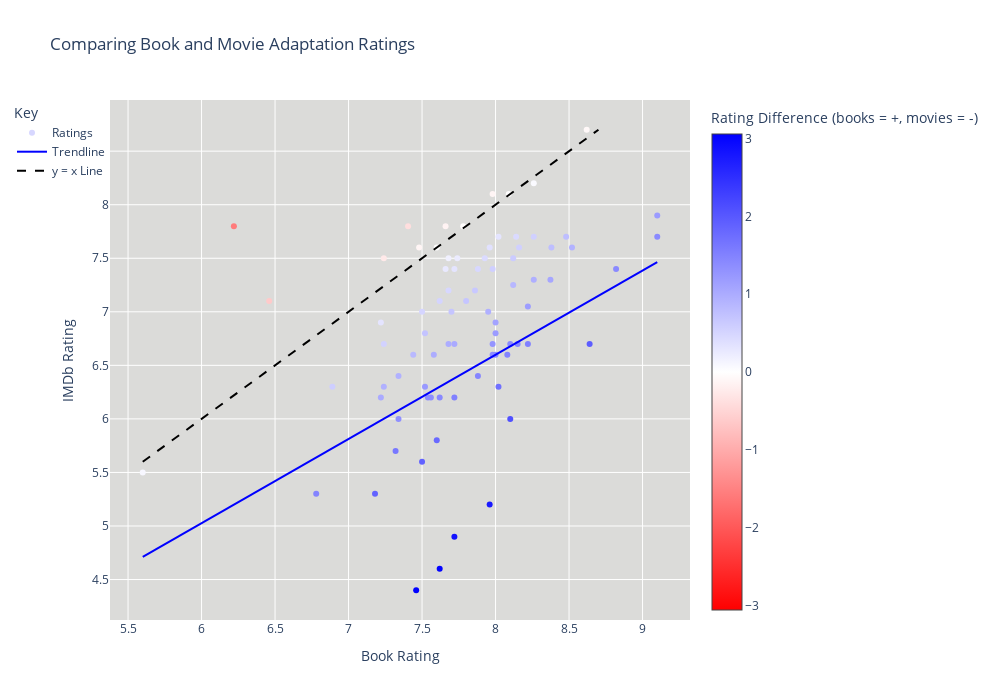

The code cell stored with this chart in its notebook:
### Markdown cell above
#### (USING TO ANALYZE) Scatter Plot 2: x-axis = book ratings / y-axis = movie ratings
From the blue trendline being lower than the neutral x=y line, it appears that in this dataset book ratings tend to be higher than movie ratings. When you look at the distribution of colors which represent the difference in ratings between books and movies you can see that a large portion tend to be blue. But there are a few cases where movie ratings are higher than books such as with the story “Billy Budd” which had a 6.22/10 book rating and a 7.8/10 movie rating. But is this statistically significant? More analysis is needed!

### Code cell
# This code was developed with the assistance of ChatGPT (OpenAI), December 3rd, 2024.
import plotly.graph_objects as go
import pandas as pd
import numpy as np

# Load data
data = pd.read_csv('scaled_book_movie_data.csv')

# Calculate trendline
coefficients = np.polyfit(data['Book Rating'], data['IMDb Rating'], 1)
trendline = np.poly1d(coefficients)

# Define the diagonal line (y = x) within the data range
min_val = max(data['IMDb Rating'].min(), data['Book Rating'].min())
max_val = min(data['IMDb Rating'].max(), data['Book Rating'].max())

# Set diverging color scale
diverging_colorscale = [
    [0.0, "red"],  # Lowest value
    [0.5, "white"], # Midpoint (0)
    [1.0, "blue"]    # Highest value
]

# Create plot
fig = go.Figure([
    go.Scatter(
        x=data['Book Rating'], 
        y=data['IMDb Rating'],
        mode='markers', 
        marker=dict(
            color=data['Rating Difference'],
            colorscale=diverging_colorscale,  # Diverging color scale
            cmid=0,   # Set midpoint to 0
            showscale=True,
            #colorscale='RdBu',
            colorbar=dict(
                title="Rating Difference (books = +, movies = -) ")
        ),
        #labelalias={0: "0 = no difference", 3: "3 = books have a higher rating", -1.5: "-1.5 = movies have a higher rating"},
        text=data['Title'], 
        name='Ratings',
        hovertemplate='Book: %{text}<br>Book Rating: %{x}<br>Movie Rating: %{y}'
    ),
    go.Scatter(
        x=[data['Book Rating'].min(), data['Book Rating'].max()],
        y=trendline([data['IMDb Rating'].min(), data['IMDb Rating'].max()]),
        mode='lines', line=dict(color='blue', width=2),
        name='Trendline'
    ),
    go.Scatter(
        x=[min_val, max_val],
        y=[min_val, max_val],
        mode='lines',
        line=dict(color='black', width=2, dash='dash'),
        name='y = x Line'
    )
])

# Update layout
fig.update_layout(
    title='Comparing Book and Movie Adaptation Ratings',
    xaxis_title='Book Rating',
    yaxis_title='IMDb Rating',
    legend=dict(
        title="Key",
        x=0,              # Position the legend to the right of the plot
        y=1,                # Align the top of the legend with the plot
        xanchor='right',    # Anchor the legend's right side
        font=dict(size=12),  # Adjust font size if necessary
    ),
    width=1000,  # Set the width of the plot
    height=700, # Set the height of the plot 
    plot_bgcolor='#dbdbd9',  # Slightly darker background  
)

fig.show()

### Figure 1 — Plotly figure (JSON) as saved in the notebook; plotly's stock layout.template omitted (floating-point values rounded to 4 significant figures)
{"data": [{"hovertemplate": "Book: %{text}<br>Book Rating: %{x}<br>Movie Rating: %{y}", "marker": {"cmid": 0, "color": [0.48, 1.48, 0, 0.32, 1.8, -0.64, 0.5, 1.02, 3.02, 1.22, 0.62, 0.94, 1.34, 1.52, 0.95, -0.08, 0.18, 0.32, 1.94, 0.78, 2.76, 2.1, 0.54, -0.12, 0.7, 1.62, 0.32, 1.45, 1.34, -0.12, 1.48, 0.59, 1.48, 0.4267, 1.52, 0.96, 1.72, 0.58, 0.24, -0.14, 3.06, -1.58, 0.98, 2.82, 0.1, 1.42, -0.395, 0.36, 1.88, 0.94, 0.56, 0.44, 1.2, 1.1, 1.28, 0.66, 1.38, 0.7, 0.78, 0.84, 1.073, 1.42, 1.4, 1.2, 0.26, 1.4, 1.9, -0.26, 0.72, -0.01, 0.92, 1.02, 0.48, 0.06, -0.02, 0.98, 0.52, 1.4, 0.56, 1.17, 1.36, 0.87], "colorbar": {"title": {"text": "Rating Difference (books = +, movies = -) "}}, "colorscale": [[0, "red"], [0.5, "white"], [1, "blue"]], "showscale": true}, "mode": "markers", "name": "Ratings", "text": ["20,000 Leagues Under the Sea", "The Scarlet Letter", "Dr. Jekyll and Mr. Hyde", "Gulliver's Travels", "A Farewell to Arms", "The Red Badge of Courage", "The Odyssey", "A Portrait of the Artist as a Young Man", "Paradise Lost", "Great Expectations", "Cyrano de Bergerac", "The Canterbury Tales", "The Portrait of a Lady", "Uncle Tom's Cabin", "Treasure Island", "The Adventures of Sherlock Holmes", "Wuthering Heights", "Of Mice and Men", "The Brothers Karamazov", "The Count of Monte Cristo", "Brave New World", "Aesop's Fables", "Lord Jim", "Benjamin Franklin", "The Three Musketeers", "Madame Bovary", "Hamlet", "Pygmalion", "Robinson Crusoe", "Romeo and Juliet", "A Midsummer Night's Dream", "Beowulf", "Anna Karenina", "The Time Machine", "War and Peace", "The Talisman", "Alice in Wonderland", "Dracula", "The Red and the Black", "A Tale of Two Cities", "Faust", "Billy Budd", "Ivanhoe", "The Sound and the Fury", "Crime and Punishment", "The Adventures of Huckleberry Finn", "Frankenstein", "David Copperfield", "Twilight", "Lord of the Flies", "Persuasion", "Sense and Sensibility", "I Capture the Castle", "The Firm", "The Client", "The Rainmaker", "Emma", "Mansfield Park", "A Little Princess", "Nick and Norah's Infinite Playlist", "The Secret Garden", "Harry Potter and the Chamber of Secrets", "Harry Potter and the Goblet of Fire", "Harry Potter and the Prisoner of Azkaban", "Bram Stoker's Dracula", "The Other Boleyn Girl", "The Black Dahlia", "Little Children", "Bridget Jones's Diary", "Trainspotting", "Sherlock Holmes", "Charlie and the Chocolate Factory", "High Fidelity", "No Country for Old Men", "Atonement", "The Lovely Bones", "Never Let Me Go", "Brideshead Revisited", "Stardust", "Jane Eyre", "Vanity Fair", "Little Women"], "type": "scatter", "x": [7.68, 6.78, 7.6, 7.22, 7.6, 6.46, 7.5, 7.22, 7.62, 7.52, 8.12, 7.24, 7.54, 7.72, 7.95, 8.62, 7.68, 7.72, 8.64, 8.48, 7.96, 8.1, 7.24, 7.98, 7.8, 7.32, 8.02, 8.15, 7.34, 7.48, 7.88, 6.89, 8.08, 7.927, 8.22, 8.26, 8.02, 7.98, 7.74, 7.66, 7.46, 6.22, 7.68, 7.72, 5.6, 7.62, 7.405, 7.96, 7.18, 7.34, 8.26, 8.14, 8, 8, 7.98, 7.86, 7.98, 7.7, 8.38, 7.44, 8.373, 8.82, 9.1, 9.1, 7.66, 8.1, 7.5, 7.24, 7.52, 8.09, 8.52, 7.72, 7.88, 8.26, 7.78, 7.58, 7.62, 8, 8.16, 8.22, 7.56, 8.12], "y": [7.2, 5.3, 7.6, 6.9, 5.8, 7.1, 7, 6.2, 4.6, 6.3, 7.5, 6.3, 6.2, 6.2, 7, 8.7, 7.5, 7.4, 6.7, 7.7, 5.2, 6, 6.7, 8.1, 7.1, 5.7, 7.7, 6.7, 6, 7.6, 6.4, 6.3, 6.6, 7.5, 6.7, 7.3, 6.3, 7.4, 7.5, 7.8, 4.4, 7.8, 6.7, 4.9, 5.5, 6.2, 7.8, 7.6, 5.3, 6.4, 7.7, 7.7, 6.8, 6.9, 6.7, 7.2, 6.6, 7, 7.6, 6.6, 7.3, 7.4, 7.7, 7.9, 7.4, 6.7, 5.6, 7.5, 6.8, 8.1, 7.6, 6.7, 7.4, 8.2, 7.8, 6.6, 7.1, 6.6, 7.6, 7.05, 6.2, 7.25]}, {"line": {"color": "blue", "width": 2}, "mode": "lines", "name": "Trendline", "type": "scatter", "x": [5.6, 9.1], "y": [4.712, 7.464]}, {"line": {"color": "black", "dash": "dash", "width": 2}, "mode": "lines", "name": "y = x Line", "type": "scatter", "x": [5.6, 8.7], "y": [5.6, 8.7]}], "layout": {"height": 700, "legend": {"font": {"size": 12}, "title": {"text": "Key"}, "x": 0, "xanchor": "right", "y": 1}, "plot_bgcolor": "#dbdbd9", "title": {"text": "Comparing Book and Movie Adaptation Ratings"}, "width": 1000, "xaxis": {"autorange": true, "range": [5.378, 9.322], "title": {"text": "Book Rating"}, "type": "linear"}, "yaxis": {"autorange": true, "range": [4.122, 8.978], "title": {"text": "IMDb Rating"}, "type": "linear"}}}
